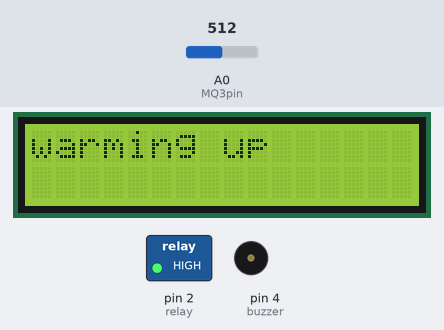
Simulated run of this sketch. Board: Arduino Uno, built with avr-gcc and run on an emulated ATmega328P. Shown: 16×2 character LCD, switched loads named in the sketch (green lamp = pin HIGH), buzzer (waves = sounding, pin HIGH). The inputs (shaded band) are chosen by the test bench; at power-on: A0 (MQ3pin) = 512.

Above: at 0.1 s.
At 30.1 s:
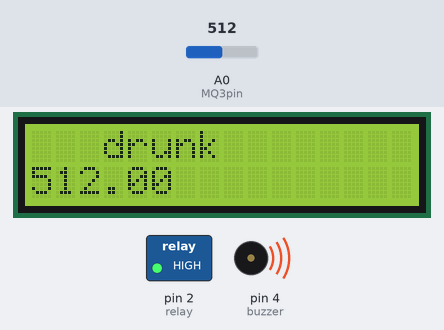
Timing chart, 0 to 31.6 s (numbered marks = the images above):
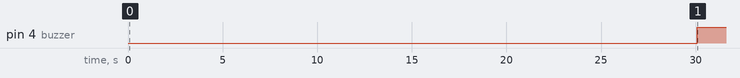

The sketch:

alcoholdetection.ino
```cpp
#include <LiquidCrystal.h>
#define MQ3pin 0
#define buzzer 4
#define relay 2
float sensorValue; //variable to store sensor value
LiquidCrystal lcd(6, 7, 8, 9, 10, 11);

void setup()
{
  pinMode(buzzer, OUTPUT);
  pinMode(relay, OUTPUT);
  digitalWrite(relay, HIGH);
  //lcd.print("warming up");
  //lcd.begin(16,2);
  //delay(3000);
  //lcd.clear();
  //Serial.begin(9600); // sets the serial port to 9600
  //Serial.println("MQ3 warming up!");

  lcd.begin(16, 2);
  lcd.print("warming up");
  //delay(3000);

  lcd.setCursor(1, 0);

  delay(30000);
  lcd.clear();
}

void loop()
{
  sensorValue = analogRead(MQ3pin); // read analog input pin 0

  //Serial.print("Sensor Value: ");
  //Serial.println(sensorValue);
  lcd.clear();
  if (sensorValue > 220)
  {
    //Serial.println("drunk");
    digitalWrite(buzzer, HIGH);
    digitalWrite(relay, HIGH);
    //lcd.clear();
    lcd.setCursor(3, 0);

    lcd.print("drunk");
    //delay(500);
    lcd.setCursor(0, 1);
    lcd.print(sensorValue);
    // delay(500);
  }
  else
  {
    //Serial.println("NOT drunk");
    digitalWrite(buzzer, LOW);
    digitalWrite(relay, LOW);
    //lcd.clear();
    lcd.setCursor(3, 0);

    lcd.print("not drunk");
    //delay(500);
    lcd.setCursor(0, 1);
    lcd.print(sensorValue);
    //delay(500);
  }
  delay(2000);
}

//#include<LiquidCrystal.h>
//#define MQ3pin 0
//#define buzzer 4
//#define relay 2
// float sensorValue;  //variable to store sensor value
// LiquidCrystal lcd(6,7,8,9,10,11);
//
// void setup(){
//       lcd.begin(16,2);
//     lcd.print("warming up");
//     delay(3000);
// lcd.clear();
// Serial.begin(9600); // sets the serial port to 9600
// Serial.println("MQ3 warming up!");
//  digitalWrite(relay,HIGH);
//  pinMode(buzzer,OUTPUT);
//   pinMode(relay,OUTPUT);
//     lcd.begin(16,2);
//     lcd.print("warming up");
//     delay(3000);
// lcd.clear();
// lcd.setCursor(1,0);
//
//
//  delay(20000);
//
//}
//
// void loop() {
// sensorValue = analogRead(MQ3pin); // read analog input pin 0
//
//  Serial.print("Sensor Value: ");
//  Serial.println(sensorValue);
//  lcd.clear();
//  if(sensorValue>200)
//  {
//
//    Serial.println("drunk");
//    digitalWrite(buzzer,HIGH);
//     digitalWrite(relay,HIGH);
////     lcd.clear();
// lcd.setCursor(3,0);
//
// lcd.print("drunk");
// delay(500);
// lcd.setCursor(0,1);
// lcd.print("cannot drive");
// delay(500);
//     }
//   else
//   {
//     Serial.println("NOT drunk");
//     digitalWrite(buzzer,LOW);
//     digitalWrite(relay,LOW);
////         lcd.clear();
// lcd.setCursor(3,0);
//
// lcd.print("not drunk");
// delay(500);
// lcd.setCursor(0,1);
// lcd.print("can drive");
// delay(500);
//     }
//     delay(2000);
//   }
```

Measured:
- by itself, pin 4 (buzzer): LOW → HIGH at 30.1 s
